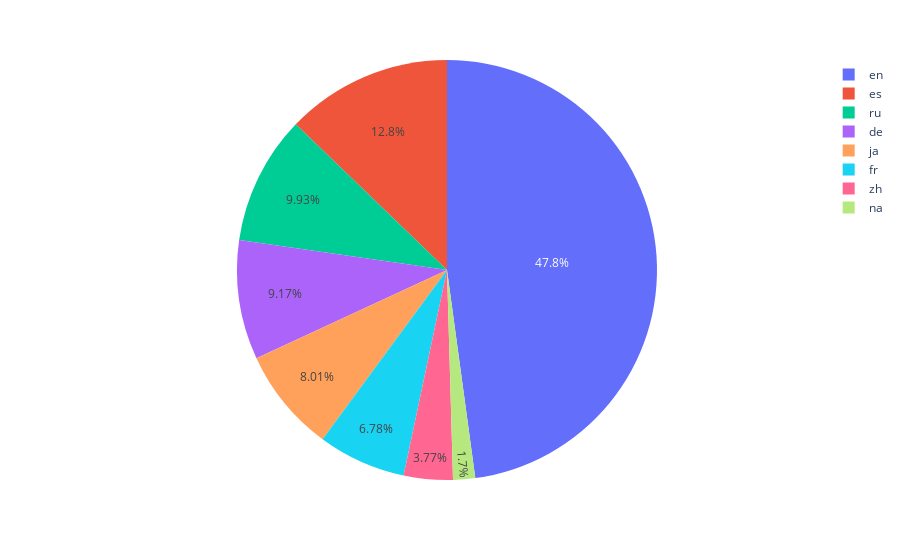

The notebook cell this image was saved under:
### Code cell
df_chart = df_all.groupby("language")["count"].mean().reset_index()
fig = px.pie(df_chart, values='count', names='language')
fig.show()

### Figure 1 — Plotly figure (JSON) as saved in the notebook; plotly's stock layout.template omitted (floating-point values rounded to 4 significant figures)
{"data": [{"domain": {"x": [0, 1], "y": [0, 1]}, "hovertemplate": "language=%{label}<br>count=%{value}<extra></extra>", "labels": ["de", "en", "es", "fr", "ja", "na", "ru", "zh"], "legendgroup": "", "name": "", "showlegend": true, "type": "pie", "values": [896.9, 4680.0, 1252.0, 662.8, 783.5, 165.9, 971.3, 369.0]}], "layout": {"legend": {"tracegroupgap": 0}, "margin": {"t": 60}}}
